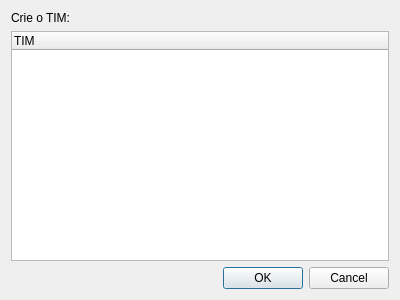
<?xml version="1.0" encoding="UTF-8"?>
<ui version="4.0">
 <class>orgTIMDialog</class>
 <widget class="QDialog" name="orgTIMDialog">
  <property name="geometry">
   <rect>
    <x>0</x>
    <y>0</y>
    <width>400</width>
    <height>300</height>
   </rect>
  </property>
  <property name="windowTitle">
   <string>Dialog</string>
  </property>
  <layout class="QVBoxLayout" name="verticalLayout">
   <item>
    <widget class="QLabel" name="orgTIMLabel">
     <property name="text">
      <string>Crie o TIM:</string>
     </property>
    </widget>
   </item>
   <item>
    <widget class="QTreeWidget" name="TIMTreeWidget">
     <column>
      <property name="text">
       <string>TIM</string>
      </property>
     </column>
    </widget>
   </item>
   <item>
    <widget class="QDialogButtonBox" name="buttonBox">
     <property name="orientation">
      <enum>Qt::Horizontal</enum>
     </property>
     <property name="standardButtons">
      <set>QDialogButtonBox::Cancel|QDialogButtonBox::Ok</set>
     </property>
    </widget>
   </item>
  </layout>
 </widget>
 <resources/>
 <connections>
  <connection>
   <sender>buttonBox</sender>
   <signal>accepted()</signal>
   <receiver>orgTIMDialog</receiver>
   <slot>accept()</slot>
   <hints>
    <hint type="sourcelabel">
     <x>248</x>
     <y>254</y>
    </hint>
    <hint type="destinationlabel">
     <x>157</x>
     <y>274</y>
    </hint>
   </hints>
  </connection>
  <connection>
   <sender>buttonBox</sender>
   <signal>rejected()</signal>
   <receiver>orgTIMDialog</receiver>
   <slot>reject()</slot>
   <hints>
    <hint type="sourcelabel">
     <x>316</x>
     <y>260</y>
    </hint>
    <hint type="destinationlabel">
     <x>286</x>
     <y>274</y>
    </hint>
   </hints>
  </connection>
 </connections>
</ui>
